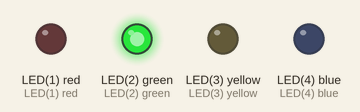
This program was run on a simulated pyboard running MicroPython. On the bench: output pins drawn as LEDs (lit = HIGH).

Above: at 0.02 s.
At 0.37 s:
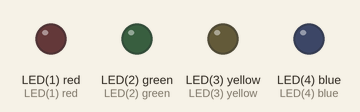
At 0.72 s:
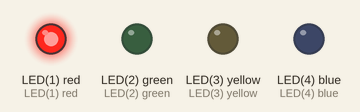
At 1.47 s:
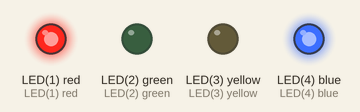
At 2.17 s:
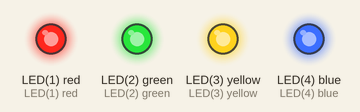
At 2.92 s:
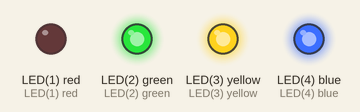
Timing chart, 0 to 3.2 s (numbered marks = the images above):
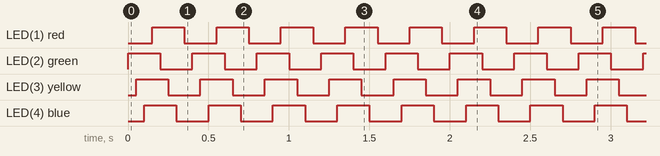

Measured:
- by itself, LED(1) red, LED(2) green, LED(3) yellow, LED(4) blue: alternates HIGH for 0.20 s and LOW for 0.20 s
- by itself, everything shown: repeats every 0.40 s, in 8 steps

The program:

4_leds_blink.py
```python
# main.py -- put your code here!

import pyb

leds = [pyb.LED(i) for i in range(1,5)]
for l in leds:
    l.off()

n = 0
try:
   while True:
      n = (n + 1) % 4
      leds[n].toggle()
      pyb.delay(50)
finally:
    for l in leds:
        l.off()
```
